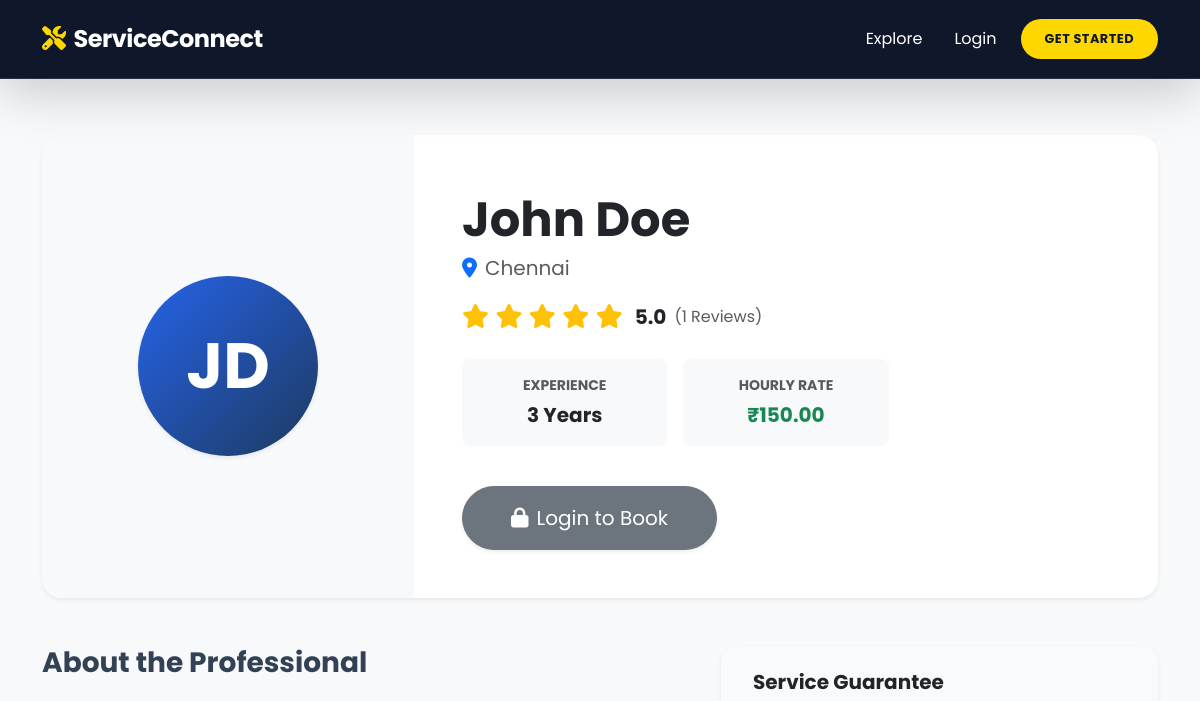
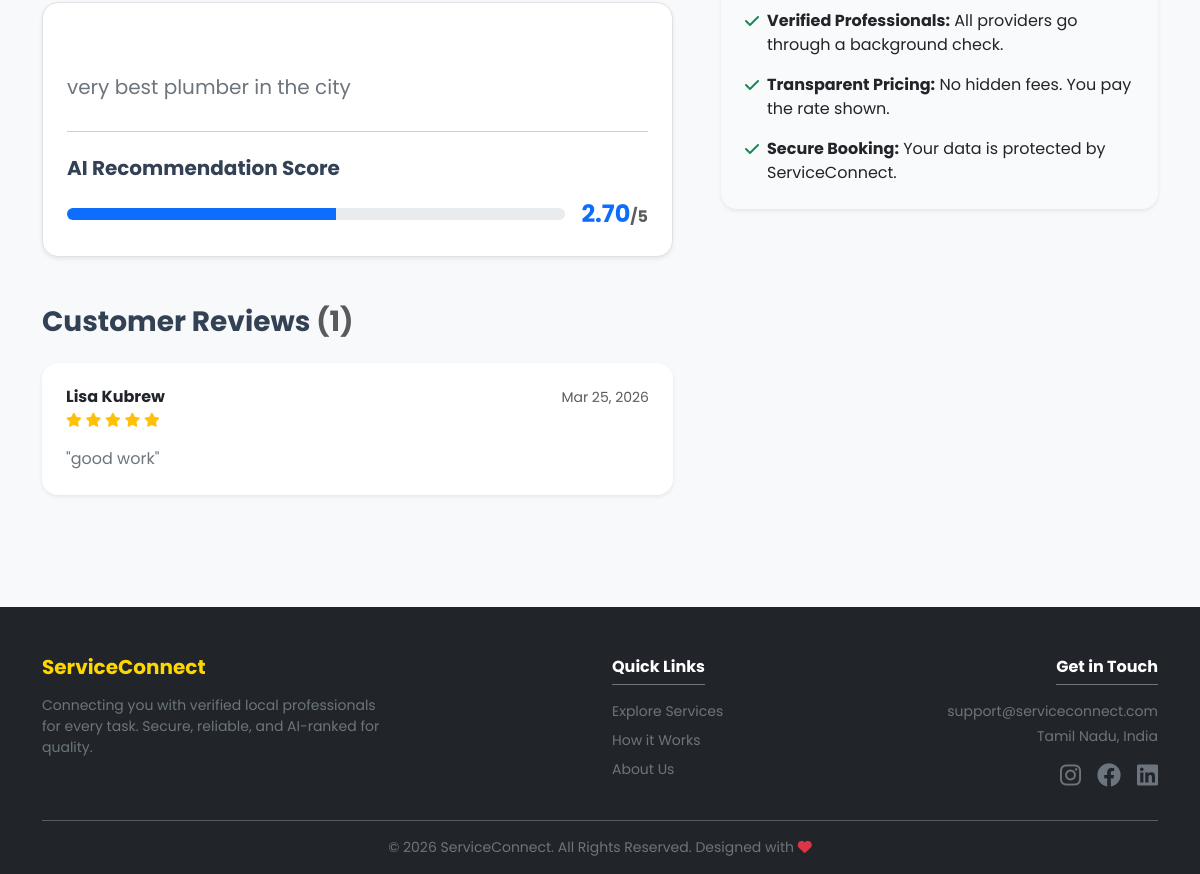
/provider/2/, run on an earlier commit of the app's database (2 pictures, top to bottom).
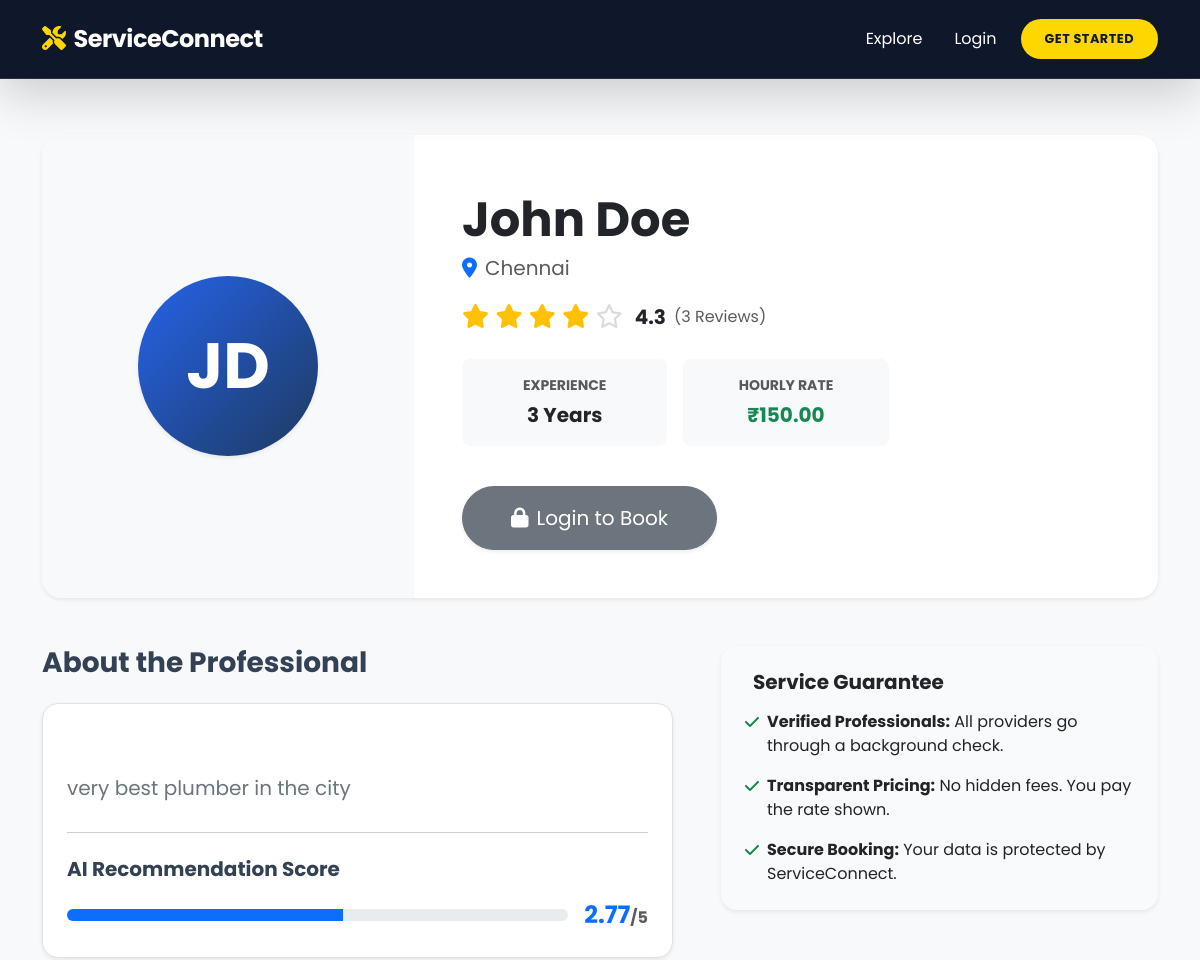
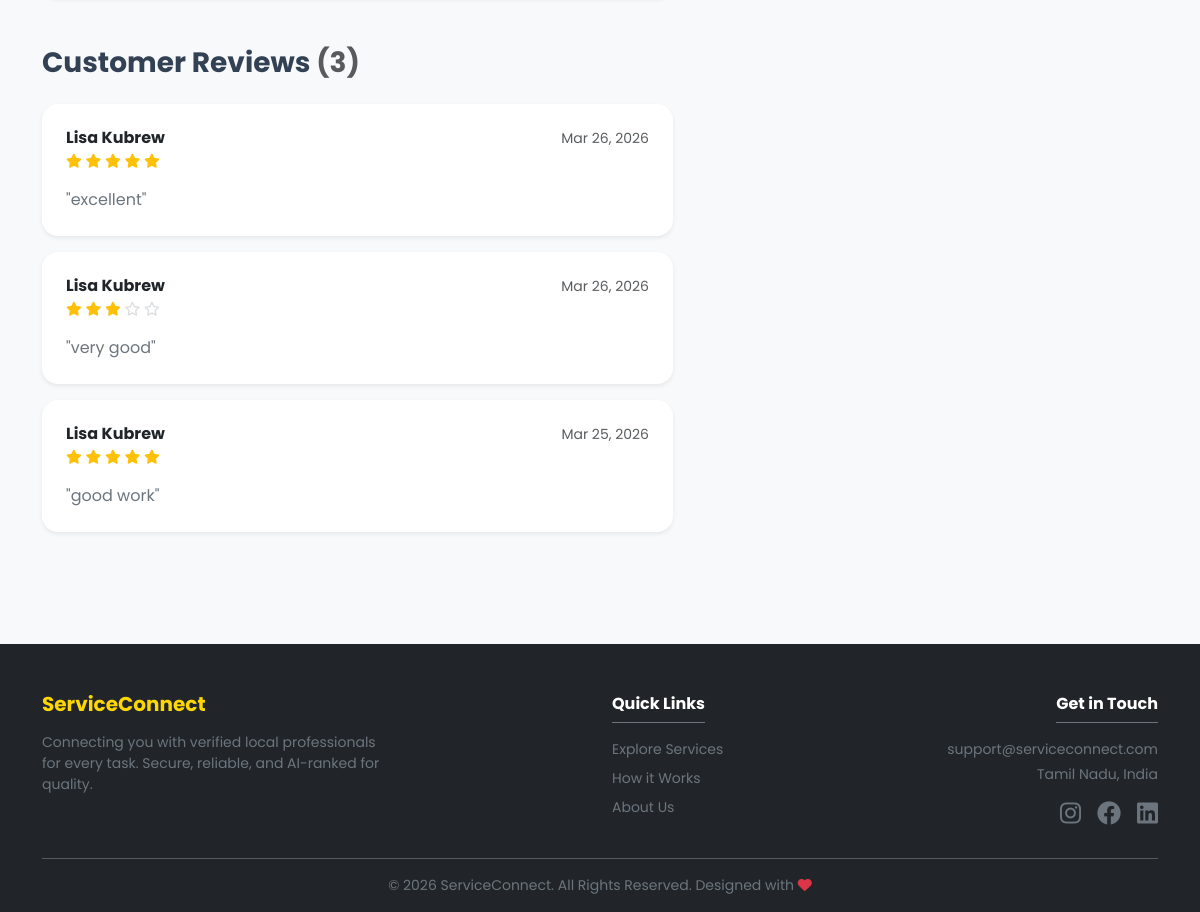
And on a later commit of the database (2 pictures, top to bottom).
### accounts/models.py (models this page shows, shortened)
class ServiceProvider(models.Model):
    user = models.OneToOneField(User, on_delete=models.CASCADE, related_name='provider_profile')
    service_category = models.CharField(max_length=100)
    location = models.CharField(max_length=100)
    latitude = models.FloatField(null=True, blank=True)
    longitude = models.FloatField(null=True, blank=True)
    bio = models.TextField()
    experience_years = models.PositiveIntegerField()
    hourly_rate = models.DecimalField(max_digits=8, decimal_places=2)
    profile_picture = models.ImageField(upload_to='provider_pics/', blank=True, null=True)
    is_verified = models.BooleanField(default=True)
    recommendation_score = models.DecimalField(max_digits=3, decimal_places=2, default=0.0)

### services/models.py (models this page shows, shortened)
class Review(models.Model):
    RATING_CHOICES = [
        (1, '1 - Very Poor'),
        (2, '2 - Poor'),
        (3, '3 - Average'),
        (4, '4 - Good'),
        (5, '5 - Excellent'),
    ]
    booking = models.OneToOneField(Booking, on_delete=models.CASCADE, related_name='review')
    reviewer = models.ForeignKey(User, on_delete=models.CASCADE, related_name='given_reviews')
    provider = models.ForeignKey(ServiceProvider, on_delete=models.CASCADE, related_name='received_reviews')
    rating = models.IntegerField(choices=RATING_CHOICES)
    comment = models.TextField()
    created_at = models.DateTimeField(auto_now_add=True)

### services/views.py (the view)
# urls.py: path('provider/<int:provider_id>/', views.provider_profile, name='provider_profile'),
def provider_profile(request, provider_id):
    provider = get_object_or_404(ServiceProvider, id=provider_id)
    reviews = Review.objects.filter(provider=provider).order_by('-created_at')
    avg_rating_data = reviews.aggregate(Avg('rating'))
    avg_rating = avg_rating_data['rating__avg'] or 0
    context = {
        'provider': provider,
        'reviews': reviews,
        'avg_rating': round(avg_rating, 1),
    }
    return render(request, 'services/provider_profile.html', context)

### templates/services/provider_profile.html (shortened to what the changed rows need)
{% extends 'base.html' %}
{% load static %}
{% block content %}
<div class="container py-5 mt-2">
    <div class="card border-0 shadow-sm mb-5" style="border-radius: 20px; overflow: hidden;">
        <div class="row g-0">
            <div class="col-md-4 bg-light d-flex align-items-center justify-content-center p-4" style="min-height: 300px;">
                {% if provider.profile_picture %}
                    <img src="{{ provider.profile_picture.url }}" class="img-fluid rounded-4 shadow-sm"
                         style="width: 100%; max-width: 280px; aspect-ratio: 1/1; object-fit: cover;"
                         alt="{{ provider.user.get_full_name }}">
                {% else %}
                    <div class="rounded-circle d-flex align-items-center justify-content-center text-white shadow-sm"
                         style="width: 180px; height: 180px; background: linear-gradient(135deg, #2563EB, #1E3A5F); font-size: 4rem; font-weight: 700;">
                        {{ provider.user.first_name|first }}{{ provider.user.last_name|first }}
                    </div>
                {% endif %}
            </div>
            <div class="col-md-8 p-4 p-lg-5 d-flex flex-column">
                <h1 class="display-5 fw-bold text-dark mb-1">{{ provider.user.get_full_name }}</h1>
                <p class="text-muted fs-5 mb-3">
                    <i class="fa-solid fa-location-dot text-primary me-2"></i>{{ provider.location }}
                </p>
                <div class="d-flex align-items-center mb-4">
                    <div class="me-2 fs-4 text-warning">
                        {% for i in "12345" %}
                            {% if forloop.counter <= avg_rating %}
                                <i class="fa-solid fa-star"></i>
                            {% else %}
                                <i class="fa-regular fa-star text-secondary opacity-25"></i>
                            {% endif %}
                        {% endfor %}
                    </div>
                    <span class="fw-bold fs-5 ms-1">{{ avg_rating }}</span>
                    <span class="text-muted ms-2">({{ reviews|length }} Reviews)</span>
                </div>
                <div class="row g-3 mb-4">
                    <div class="col-6 col-sm-4">
                        <div class="p-3 bg-light rounded-3 text-center">
                            <small class="text-uppercase fw-bold text-muted d-block mb-1">Experience</small>
                            <span class="fs-5 fw-bold">{{ provider.experience_years }} Years</span>
                        </div>
                    </div>
                    <div class="col-6 col-sm-4">
                        <div class="p-3 bg-light rounded-3 text-center">
                            <small class="text-uppercase fw-bold text-muted d-block mb-1">Hourly Rate</small>
                            <span class="fs-5 fw-bold text-success">₹{{ provider.hourly_rate }}</span>
                        </div>
                    </div>
                </div>
                <div class="mt-auto pt-3">
                    {% if user.is_authenticated %}
                        <a href="{% url 'create_booking' provider.id %}" class="btn btn-primary-custom btn-lg px-5 py-3 shadow">
                            <i class="fa-solid fa-calendar-check me-2"></i>Book Now
                        </a>
                    {% else %}
                        <a href="{% url 'login' %}?next={{ request.path }}" class="btn btn-secondary rounded-pill btn-lg px-5 py-3 shadow-sm">
                        </a>
                    {% endif %}
                </div>
            </div>
        </div>
    </div>
    <div class="row g-5">
        <div class="col-lg-7">
            <div class="bg-white p-4 rounded-4 shadow-sm border mb-5">
                <p class="fs-5 text-secondary lh-lg mb-4" style="white-space: pre-line;">
                    {{ provider.bio }}
                </p>
                <hr class="my-4 opacity-25">
                <h5 class="fw-bold mb-3">AI Recommendation Score</h5>
                <div class="d-flex align-items-center gap-3">
                    <div class="flex-grow-1">
                        <div class="progress" style="height: 12px; border-radius: 10px;">
                            <div class="progress-bar bg-primary" role="progressbar"
                                 style="width: {% widthratio provider.recommendation_score 5 100 %}%"
                                 aria-valuenow="{{ provider.recommendation_score }}" aria-valuemin="0" aria-valuemax="5"></div>
                        </div>
                    </div>
                    <span class="fw-bold fs-4 text-primary">{{ provider.recommendation_score }}<small class="text-muted fs-6">/5</small></span>
                </div>
            </div>
            <div class="d-flex align-items-center justify-content-between mb-4">
                <h3 class="fw-bold mb-0">Customer Reviews <span class="text-muted">({{ reviews|length }})</span></h3>
            </div>
            {% for review in reviews %}
                <div class="card border-0 shadow-sm mb-3 p-4 rounded-4">
                    <div class="d-flex justify-content-between align-items-start mb-2">
                        <div>
                            <h6 class="fw-bold mb-1">{{ review.reviewer.get_full_name|default:review.reviewer.username }}</h6>
                            <div class="text-warning small mb-2">
                                {% for i in "12345" %}
                                    {% if forloop.counter <= review.rating %}
                                        <i class="fa-solid fa-star"></i>
                                    {% else %}
                                        <i class="fa-regular fa-star text-secondary opacity-25"></i>
                                    {% endif %}
                                {% endfor %}
                            </div>
                        </div>
                        <small class="text-muted">{{ review.created_at|date:"M d, Y" }}</small>
                    </div>
                    <p class="text-secondary mb-0">"{{ review.comment }}"</p>
                </div>
            {% empty %}
                <div class="text-center py-5 bg-white rounded-4 border border-dashed">
                    <i class="fa-regular fa-comments fa-3x text-muted opacity-25 mb-3"></i>
                    <h5 class="text-muted">No reviews yet. Be the first to hire {{ provider.user.first_name }}!</h5>
                </div>
            {% endfor %}
        </div>
    </div>
</div>
{% endblock %}

What changed in the data, as far as the page shows it:
changed ServiceProvider "Chennai": recommendation_score "2.70" → "2.77"
added Review: reviewer.get_full_name "Lisa Kubrew", rating 5 (drawn), created_at "Mar 26, 2026", comment "excellent"
added Review: reviewer.get_full_name "Lisa Kubrew", rating 3 (drawn), created_at "Mar 26, 2026", comment "very good"
Also different on the page:
{{ avg_rating }}: "5.0" → "4.3"
{{ reviews|length }}: "1" → "3"
